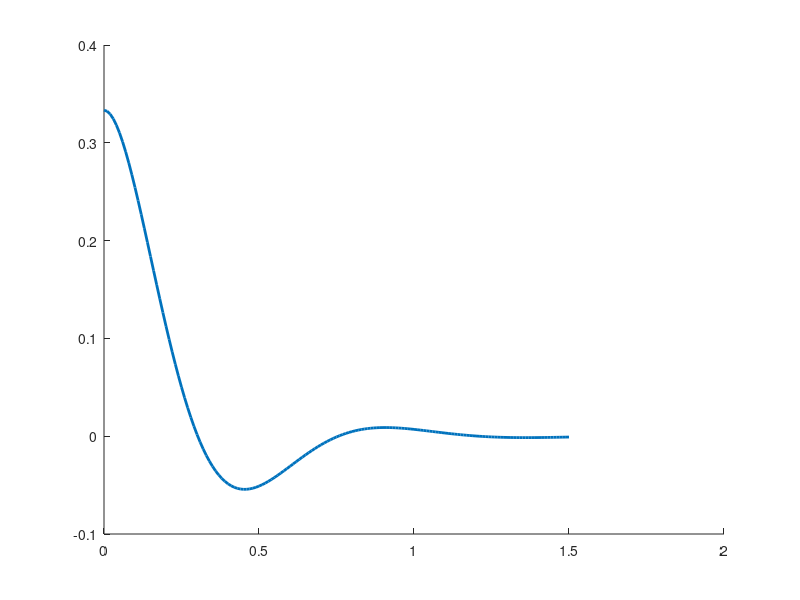

This chart was generated by the following MATLAB code: (Note: this script raises an error after producing the figure.)
 %  function to plot is y(t) = 2/9 sqrt(3) * e^(-4t) * sin(wt + pi/3)
 %  looking at plot with different omegas, w.  wi = 4*sqrt(3)
 
 start = clock;
 clf;
 
 omegas = [4 * sqrt(3), 5 * sqrt(3), 10* sqrt(3)...
           , 20 * sqrt(3)] ;  
       
 t = 0:0.01:1.5;
 leg = {};  %legent strings
 
 hold('on');
 
 for w = omegas
     
     y = 2/9 * sqrt(3) * exp(-4 * t).* sin(w*t + pi/3) ;
     plot(t,y,'LineWidth',2);

     leg = cellCat(leg, ['\omega=', num2str( round( w, 2) )] ) ;

 end %for loop
 
 %%%  keyboard ;
 
 legend(leg, 'FontSize',11);
 title('Damping Charts')
 xlabel('time (s)')
 ylabel ('amplitude')
 set(gcf,'NumberTitle','off')
 
 
 hold('off')
 
 elapsed = etime(clock,start)